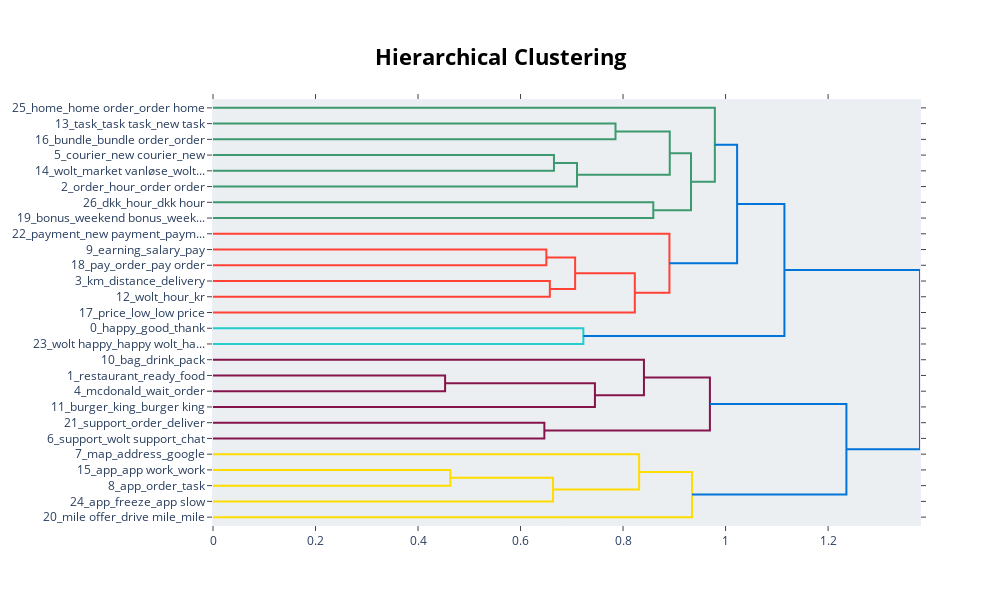

This figure's notebook cell:
### Markdown cell above
Now a create a dendogram which clusters the algorithm find the closest

### Code cell
loaded_model2.visualize_hierarchy(custom_labels=True)

### Figure 1 — Plotly figure (JSON) as saved in the notebook; plotly's stock layout.template omitted (floating-point values rounded to 4 significant figures)
{"data": [{"hoverinfo": "text", "marker": {"color": "rgb(61,153,112)"}, "mode": "lines", "type": "scatter", "x": [0.0, 0.7853, 0.7853, 0.0], "xaxis": "x", "y": [-15.0, -15.0, -25.0, -25.0], "yaxis": "y"}, {"hoverinfo": "text", "marker": {"color": "rgb(61,153,112)"}, "mode": "lines", "type": "scatter", "x": [0.0, 0.6652, 0.6652, 0.0], "xaxis": "x", "y": [-35.0, -35.0, -45.0, -45.0], "yaxis": "y"}, {"hoverinfo": "text", "marker": {"color": "rgb(61,153,112)"}, "mode": "lines", "type": "scatter", "x": [0.6652, 0.7102, 0.7102, 0.0], "xaxis": "x", "y": [-40.0, -40.0, -55.0, -55.0], "yaxis": "y"}, {"hoverinfo": "text", "marker": {"color": "rgb(61,153,112)"}, "mode": "lines", "type": "scatter", "x": [0.7853, 0.8911, 0.8911, 0.7102], "xaxis": "x", "y": [-20.0, -20.0, -47.5, -47.5], "yaxis": "y"}, {"hoverinfo": "text", "marker": {"color": "rgb(61,153,112)"}, "mode": "lines", "type": "scatter", "x": [0.0, 0.859, 0.859, 0.0], "xaxis": "x", "y": [-65.0, -65.0, -75.0, -75.0], "yaxis": "y"}, {"hoverinfo": "text", "marker": {"color": "rgb(61,153,112)"}, "mode": "lines", "type": "scatter", "x": [0.8911, 0.9326, 0.9326, 0.859], "xaxis": "x", "y": [-33.75, -33.75, -70.0, -70.0], "yaxis": "y"}, {"hoverinfo": "text", "marker": {"color": "rgb(61,153,112)"}, "mode": "lines", "type": "scatter", "x": [0.0, 0.9791, 0.9791, 0.9326], "xaxis": "x", "y": [-5.0, -5.0, -51.88, -51.88], "yaxis": "y"}, {"hoverinfo": "text", "marker": {"color": "rgb(255,65,54)"}, "mode": "lines", "type": "scatter", "x": [0.0, 0.6503, 0.6503, 0.0], "xaxis": "x", "y": [-95.0, -95.0, -105.0, -105.0], "yaxis": "y"}, {"hoverinfo": "text", "marker": {"color": "rgb(255,65,54)"}, "mode": "lines", "type": "scatter", "x": [0.0, 0.6572, 0.6572, 0.0], "xaxis": "x", "y": [-115.0, -115.0, -125.0, -125.0], "yaxis": "y"}, {"hoverinfo": "text", "marker": {"color": "rgb(255,65,54)"}, "mode": "lines", "type": "scatter", "x": [0.6503, 0.7065, 0.7065, 0.6572], "xaxis": "x", "y": [-100.0, -100.0, -120.0, -120.0], "yaxis": "y"}, {"hoverinfo": "text", "marker": {"color": "rgb(255,65,54)"}, "mode": "lines", "type": "scatter", "x": [0.7065, 0.8229, 0.8229, 0.0], "xaxis": "x", "y": [-110.0, -110.0, -135.0, -135.0], "yaxis": "y"}, {"hoverinfo": "text", "marker": {"color": "rgb(255,65,54)"}, "mode": "lines", "type": "scatter", "x": [0.0, 0.8905, 0.8905, 0.8229], "xaxis": "x", "y": [-85.0, -85.0, -122.5, -122.5], "yaxis": "y"}, {"hoverinfo": "text", "marker": {"color": "rgb(0,116,217)"}, "mode": "lines", "type": "scatter", "x": [0.9791, 1.022, 1.022, 0.8905], "xaxis": "x", "y": [-28.44, -28.44, -103.8, -103.8], "yaxis": "y"}, {"hoverinfo": "text", "marker": {"color": "rgb(35,205,205)"}, "mode": "lines", "type": "scatter", "x": [0.0, 0.7226, 0.7226, 0.0], "xaxis": "x", "y": [-145.0, -145.0, -155.0, -155.0], "yaxis": "y"}, {"hoverinfo": "text", "marker": {"color": "rgb(0,116,217)"}, "mode": "lines", "type": "scatter", "x": [1.022, 1.115, 1.115, 0.7226], "xaxis": "x", "y": [-66.09, -66.09, -150.0, -150.0], "yaxis": "y"}, {"hoverinfo": "text", "marker": {"color": "rgb(133,20,75)"}, "mode": "lines", "type": "scatter", "x": [0.0, 0.4528, 0.4528, 0.0], "xaxis": "x", "y": [-175.0, -175.0, -185.0, -185.0], "yaxis": "y"}, {"hoverinfo": "text", "marker": {"color": "rgb(133,20,75)"}, "mode": "lines", "type": "scatter", "x": [0.4528, 0.7451, 0.7451, 0.0], "xaxis": "x", "y": [-180.0, -180.0, -195.0, -195.0], "yaxis": "y"}, {"hoverinfo": "text", "marker": {"color": "rgb(133,20,75)"}, "mode": "lines", "type": "scatter", "x": [0.0, 0.8408, 0.8408, 0.7451], "xaxis": "x", "y": [-165.0, -165.0, -187.5, -187.5], "yaxis": "y"}, {"hoverinfo": "text", "marker": {"color": "rgb(133,20,75)"}, "mode": "lines", "type": "scatter", "x": [0.0, 0.6465, 0.6465, 0.0], "xaxis": "x", "y": [-205.0, -205.0, -215.0, -215.0], "yaxis": "y"}, {"hoverinfo": "text", "marker": {"color": "rgb(133,20,75)"}, "mode": "lines", "type": "scatter", "x": [0.8408, 0.9694, 0.9694, 0.6465], "xaxis": "x", "y": [-176.2, -176.2, -210.0, -210.0], "yaxis": "y"}, {"hoverinfo": "text", "marker": {"color": "rgb(255,220,0)"}, "mode": "lines", "type": "scatter", "x": [0.0, 0.463, 0.463, 0.0], "xaxis": "x", "y": [-235.0, -235.0, -245.0, -245.0], "yaxis": "y"}, {"hoverinfo": "text", "marker": {"color": "rgb(255,220,0)"}, "mode": "lines", "type": "scatter", "x": [0.463, 0.6634, 0.6634, 0.0], "xaxis": "x", "y": [-240.0, -240.0, -255.0, -255.0], "yaxis": "y"}, {"hoverinfo": "text", "marker": {"color": "rgb(255,220,0)"}, "mode": "lines", "type": "scatter", "x": [0.0, 0.8314, 0.8314, 0.6634], "xaxis": "x", "y": [-225.0, -225.0, -247.5, -247.5], "yaxis": "y"}, {"hoverinfo": "text", "marker": {"color": "rgb(255,220,0)"}, "mode": "lines", "type": "scatter", "x": [0.8314, 0.9345, 0.9345, 0.0], "xaxis": "x", "y": [-236.2, -236.2, -265.0, -265.0], "yaxis": "y"}, {"hoverinfo": "text", "marker": {"color": "rgb(0,116,217)"}, "mode": "lines", "type": "scatter", "x": [0.9694, 1.236, 1.236, 0.9345], "xaxis": "x", "y": [-193.1, -193.1, -250.6, -250.6], "yaxis": "y"}, {"hoverinfo": "text", "marker": {"color": "rgb(0,116,217)"}, "mode": "lines", "type": "scatter", "x": [1.115, 1.379, 1.379, 1.236], "xaxis": "x", "y": [-108.0, -108.0, -221.9, -221.9], "yaxis": "y"}], "layout": {"autosize": false, "height": 605, "hoverlabel": {"bgcolor": "white", "font": {"family": "Rockwell", "size": 16}}, "hovermode": "closest", "plot_bgcolor": "#ECEFF1", "showlegend": false, "title": {"font": {"color": "Black", "size": 22}, "text": "<b>Hierarchical Clustering</b>", "x": 0.5, "xanchor": "center", "yanchor": "top"}, "width": 1000, "xaxis": {"mirror": "allticks", "rangemode": "tozero", "showgrid": false, "showline": true, "showticklabels": true, "ticks": "outside", "type": "linear", "zeroline": false}, "yaxis": {"mirror": "allticks", "range": [-270, 0], "rangemode": "tozero", "showgrid": false, "showline": true, "showticklabels": true, "tickmode": "array", "ticks": "outside", "ticktext": ["25_home_home order_order home", "13_task_task task_new task", "16_bundle_bundle order_order", "5_courier_new courier_new", "14_wolt_market vanløse_wolt...", "2_order_hour_order order", "26_dkk_hour_dkk hour", "19_bonus_weekend bonus_week...", "22_payment_new payment_paym...", "9_earning_salary_pay", "18_pay_order_pay order", "3_km_distance_delivery", "12_wolt_hour_kr", "17_price_low_low price", "0_happy_good_thank", "23_wolt happy_happy wolt_ha...", "10_bag_drink_pack", "1_restaurant_ready_food", "4_mcdonald_wait_order", "11_burger_king_burger king", "21_support_order_deliver", "6_support_wolt support_chat", "7_map_address_google", "15_app_app work_work", "8_app_order_task", "24_app_freeze_app slow", "20_mile offer_drive mile_mile"], "tickvals": [-5, -15, -25, -35, -45, -55, -65, -75, -85, -95, -105, -115, -125, -135, -145, -155, -165, -175, -185, -195, -205, -215, -225, -235, -245, -255, -265], "type": "linear", "zeroline": false}}}
